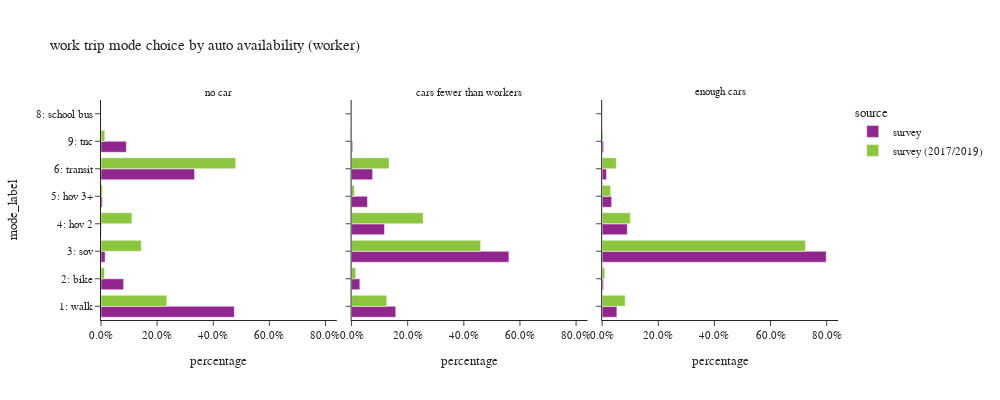

The cell this chart's notebook holds for it:
### Code cell
plot_mode_choice(wk_trip.loc[wk_trip['auto_available_worker']!="no worker"],"auto_available_worker",
                 {"auto_available_worker":["no car", "cars fewer than workers","enough cars"],
                     "tmodetp_label":["1: walk","2: bike","3: sov","4: hov 2","5: hov 3+","6: transit",
                                      "8: school bus","9: other–survey only"]},
                 "auto availability (worker)",3,400,1000)

### Figure 1 — Plotly figure (JSON) as saved in the notebook; plotly's stock layout.template omitted (floating-point values rounded to 4 significant figures)
{"data": [{"alignmentgroup": "True", "customdata": [[105], [35], [7], [2], [2], [93], [7]], "hovertemplate": "source=survey<br>auto_available_worker=no car<br>percentage=%{x}<br>mode_label=%{y}<br>sample count=%{customdata[0]}<extra></extra>", "legendgroup": "survey", "marker": {"color": "#91268F", "pattern": {"shape": ""}}, "name": "survey", "offsetgroup": "survey", "orientation": "h", "showlegend": true, "textposition": "auto", "type": "bar", "x": [0.4751, 0.08065, 0.01468, 0.001084, 0.004828, 0.3333, 0.09038], "xaxis": "x", "y": ["1: walk", "2: bike", "3: sov", "4: hov 2", "5: hov 3+", "6: transit", "9: tnc"], "yaxis": "y"}, {"alignmentgroup": "True", "customdata": [[87], [51], [187], [44], [17], [63], [2]], "hovertemplate": "source=survey<br>auto_available_worker=cars fewer than workers<br>percentage=%{x}<br>mode_label=%{y}<br>sample count=%{customdata[0]}<extra></extra>", "legendgroup": "survey", "marker": {"color": "#91268F", "pattern": {"shape": ""}}, "name": "survey", "offsetgroup": "survey", "orientation": "h", "showlegend": false, "textposition": "auto", "type": "bar", "x": [0.1574, 0.02939, 0.5607, 0.1172, 0.05661, 0.07493, 0.003833], "xaxis": "x2", "y": ["1: walk", "2: bike", "3: sov", "4: hov 2", "5: hov 3+", "6: transit", "9: tnc"], "yaxis": "y2"}, {"alignmentgroup": "True", "customdata": [[156], [37], [1399], [90], [41], [90], [5]], "hovertemplate": "source=survey<br>auto_available_worker=enough cars<br>percentage=%{x}<br>mode_label=%{y}<br>sample count=%{customdata[0]}<extra></extra>", "legendgroup": "survey", "marker": {"color": "#91268F", "pattern": {"shape": ""}}, "name": "survey", "offsetgroup": "survey", "orientation": "h", "showlegend": false, "textposition": "auto", "type": "bar", "x": [0.05242, 0.004825, 0.7984, 0.08971, 0.03392, 0.01542, 0.005271], "xaxis": "x3", "y": ["1: walk", "2: bike", "3: sov", "4: hov 2", "5: hov 3+", "6: transit", "9: tnc"], "yaxis": "y3"}, {"alignmentgroup": "True", "customdata": [[387], [49], [28], [12], [5], [376], [37]], "hovertemplate": "source=survey (2017/2019)<br>auto_available_worker=no car<br>percentage=%{x}<br>mode_label=%{y}<br>sample count=%{customdata[0]}<extra></extra>", "legendgroup": "survey (2017/2019)", "marker": {"color": "#8CC63E", "pattern": {"shape": ""}}, "name": "survey (2017/2019)", "offsetgroup": "survey (2017/2019)", "orientation": "h", "showlegend": true, "textposition": "auto", "type": "bar", "x": [0.2345, 0.0126, 0.1438, 0.1102, 0.005538, 0.4798, 0.01362], "xaxis": "x", "y": ["1: walk", "2: bike", "3: sov", "4: hov 2", "5: hov 3+", "6: transit", "9: tnc"], "yaxis": "y"}, {"alignmentgroup": "True", "customdata": [[370], [73], [482], [194], [54], [429], [16]], "hovertemplate": "source=survey (2017/2019)<br>auto_available_worker=cars fewer than workers<br>percentage=%{x}<br>mode_label=%{y}<br>sample count=%{customdata[0]}<extra></extra>", "legendgroup": "survey (2017/2019)", "marker": {"color": "#8CC63E", "pattern": {"shape": ""}}, "name": "survey (2017/2019)", "offsetgroup": "survey (2017/2019)", "orientation": "h", "showlegend": false, "textposition": "auto", "type": "bar", "x": [0.1253, 0.01496, 0.46, 0.2551, 0.009881, 0.1337, 0.00111], "xaxis": "x2", "y": ["1: walk", "2: bike", "3: sov", "4: hov 2", "5: hov 3+", "6: transit", "9: tnc"], "yaxis": "y2"}, {"alignmentgroup": "True", "customdata": [[706], [115], [2954], [381], [129], [655], [12], [37]], "hovertemplate": "source=survey (2017/2019)<br>auto_available_worker=enough cars<br>percentage=%{x}<br>mode_label=%{y}<br>sample count=%{customdata[0]}<extra></extra>", "legendgroup": "survey (2017/2019)", "marker": {"color": "#8CC63E", "pattern": {"shape": ""}}, "name": "survey (2017/2019)", "offsetgroup": "survey (2017/2019)", "orientation": "h", "showlegend": false, "textposition": "auto", "type": "bar", "x": [0.08198, 0.009233, 0.7245, 0.1004, 0.03013, 0.05034, 0.0002844, 0.003071], "xaxis": "x3", "y": ["1: walk", "2: bike", "3: sov", "4: hov 2", "5: hov 3+", "6: transit", "8: school bus", "9: tnc"], "yaxis": "y3"}], "layout": {"annotations": [{"font": {}, "showarrow": false, "text": "no car", "x": 0.16, "xanchor": "center", "xref": "paper", "y": 1, "yanchor": "bottom", "yref": "paper"}, {"font": {}, "showarrow": false, "text": "cars fewer than workers", "x": 0.5, "xanchor": "center", "xref": "paper", "y": 1, "yanchor": "bottom", "yref": "paper"}, {"font": {}, "showarrow": false, "text": "enough cars", "x": 0.84, "xanchor": "center", "xref": "paper", "y": 1, "yanchor": "bottom", "yref": "paper"}], "barmode": "group", "height": 400, "legend": {"title": {"text": "source"}, "tracegroupgap": 0}, "title": {"text": "work trip mode choice by auto availability (worker)"}, "width": 1000, "xaxis": {"anchor": "y", "domain": [0, 0.32], "tickformat": ".1%", "title": {"text": "percentage"}}, "xaxis2": {"anchor": "y2", "domain": [0.34, 0.66], "matches": "x", "tickformat": ".1%", "title": {"text": "percentage"}}, "xaxis3": {"anchor": "y3", "domain": [0.68, 1.0], "matches": "x", "tickformat": ".1%", "title": {"text": "percentage"}}, "yaxis": {"anchor": "x", "domain": [0, 1], "title": {"text": "mode_label"}}, "yaxis2": {"anchor": "x2", "domain": [0, 1], "matches": "y", "showticklabels": false}, "yaxis3": {"anchor": "x3", "domain": [0, 1], "matches": "y", "showticklabels": false}}}
